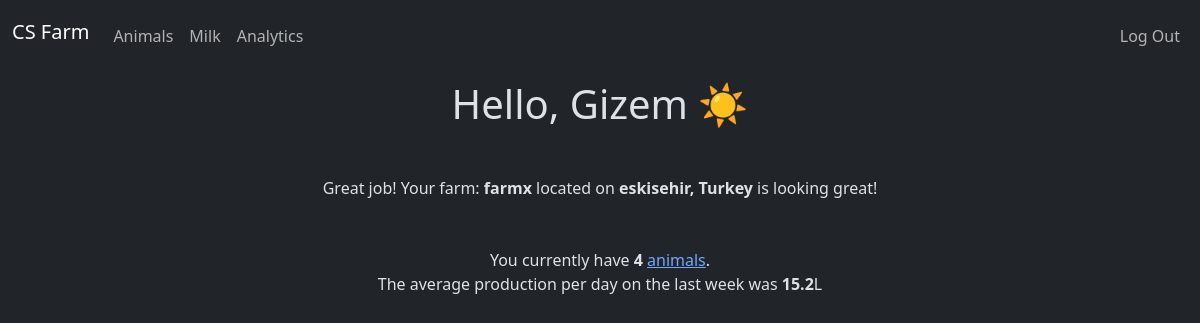
Page / (signed in) on the committed database.
### tables this page shows
CREATE TABLE users (id INTEGER PRIMARY KEY AUTOINCREMENT NOT NULL, username TEXT NOT NULL, pass TEXT NOT NULL);

CREATE TABLE farms (farm_id INTEGER PRIMARY KEY AUTOINCREMENT NOT NULL, user_id INTEGER, name TEXT NOT NULL, country TEXT, location TEXT, created_at TEXT, FOREIGN KEY (user_id) REFERENCES users (id));

### app.py (the view, shortened to what this page needs)
@app.route("/", methods=["GET", "POST"])
def hello():
    if session.get("user_id") is None:
        return redirect("/login")
    db = connection()
    user_id = session["user_id"]
    if request.method == "GET":
        username = get_username(db, user_id)
        row = db.execute(
            "SELECT * from farms where user_id = (?);", (user_id,)).fetchone()
        if row is None:
            countries = []
            with open("countries.txt") as file:
                for line in file.readlines():
                    countries.append(line.strip())
            return render_template("farm_new.html", countries=countries)
        farm = Farm(row)
        animals_count = get_animal_count(db, user_id)
        avg_prod = round(get_avg_prod(db, user_id), 2)
        return render_template("farm.html",
                               farm=farm,
                               username=username.title(),
                               animals_count=animals_count,
                               avg_prod=avg_prod)

### database.py (called while the page is built)
def connection() -> sqlite3.Connection:
    con = sqlite3.connect(__db_url)
    con.row_factory = sqlite3.Row
    return con

def get_username(db: sqlite3.Connection, user_id: str) -> str:
    row = db.execute(
        "SELECT username FROM users WHERE id = (?);", (user_id,)).fetchone()
    return row[0]

def get_animal_count(db: sqlite3.Connection, user_id) -> str:
    row = db.execute(
        "SELECT COUNT(name) FROM animals WHERE user_id = (?);", (user_id,)).fetchone()
    return row[0]

def get_avg_prod(db: sqlite3.Connection, user_id: str) -> str:
    row = db.execute(
        "SELECT AVG(prod) FROM production WHERE user_id = (?);", (user_id,)).fetchone()
    return row[0]

### templates/farm.html (shortened to what this page needs)
{% extends "base.html" %}
{% block main %}
<div>
	<h1>Hello, {{ username }} ☀️  </h1>
</div>
<div class="container mt-5">
	<p>Great job! Your farm: <b>{{ farm.name }} </b>
	located on <b>{{ farm.location }}, {{ farm.country }}</b>
	is looking great!</p>
</div>
<div class="container mt-5">
	<p>You currently have <b>{{ animals_count }} </b> <a href="/animals">animals</a>. <br/>The average production per day on the last week was <b>{{ avg_prod }}</b>L </p>
</div>
{% endblock %}

### rows in the picture
users: username "Gizem"
farms: name "farmx", location "eskisehir", country "Turkey"

### other values in the picture
{{ animals_count }} "4"
{{ avg_prod }} "15.2"
